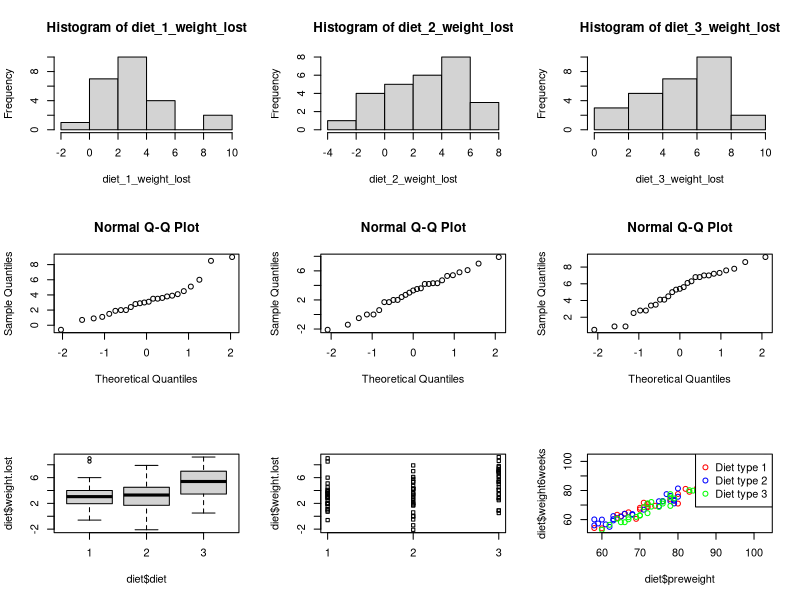

Generate this figure with R:
diet <- read.table("exercise-3/diet.txt", header = TRUE)
diet$weight.lost <- diet$preweight - diet$weight6weeks

diet_1 = diet[diet$diet == 1,]
diet_2 = diet[diet$diet == 2,]
diet_3 = diet[diet$diet == 3,]

diet_1_preweight = diet_1$preweight
diet_2_preweight = diet_2$preweight
diet_3_preweight = diet_3$preweight

diet_1_weight6weeks = diet_1$weight6weeks
diet_2_weight6weeks = diet_2$weight6weeks
diet_3_weight6weeks = diet_3$weight6weeks

diet_1_weight_lost = diet_1$weight.lost
diet_2_weight_lost = diet_2$weight.lost
diet_3_weight_lost = diet_3$weight.lost

par(mfrow=c(3,3))
hist(diet_1_weight_lost)
hist(diet_2_weight_lost)
hist(diet_3_weight_lost)

qqnorm(diet_1_weight_lost)
qqnorm(diet_2_weight_lost)
qqnorm(diet_3_weight_lost)

boxplot(diet$weight.lost ~ diet$diet)
stripchart(diet$weight.lost ~ diet$diet, vertical=TRUE)
plot(diet$preweight, diet$weight6weeks, col=c("red", "blue", "green")[diet$diet])
legend(x="topright", legend=c("Diet type 1", "Diet type 2", "Diet type 3"), 
       col=c("red","blue","green"), pch=1)

print(t.test(diet_1_preweight, diet_1_weight6weeks, paired=TRUE, alternative="g"))
print(t.test(diet_2_preweight, diet_2_weight6weeks, paired=TRUE, alternative="g"))
print(t.test(diet_3_preweight, diet_3_weight6weeks, paired=TRUE, alternative="g"))

